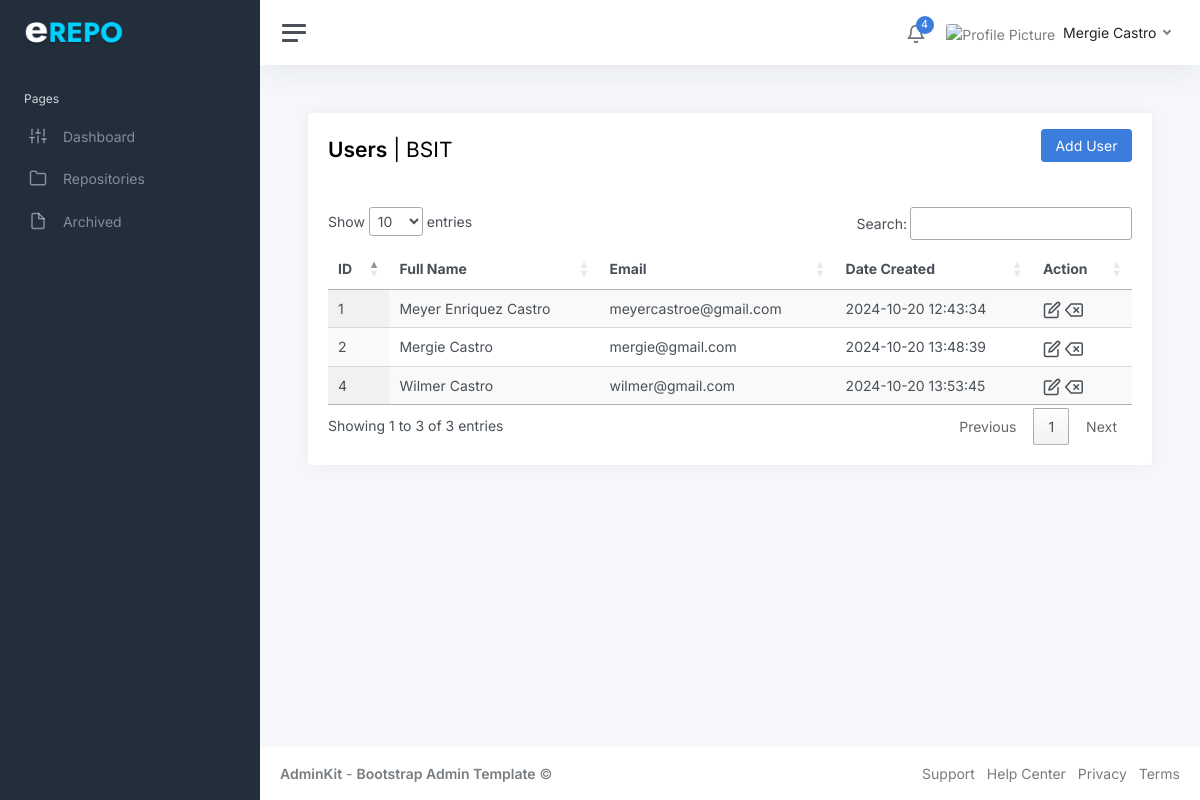
The app's page /frontend/user.php (signed in) with its own data.
### tables this page shows
CREATE TABLE `users` (
  `id` int(11) NOT NULL,
  `full_name` varchar(100) NOT NULL,
  `email` varchar(100) NOT NULL,
  `password` varchar(255) NOT NULL,
  `profile_picture` varchar(255) DEFAULT NULL,
  `accesstype_id` int(11) DEFAULT NULL,
  `office_id` int(11) DEFAULT NULL,
  `dateCreated` timestamp NOT NULL DEFAULT current_timestamp()
);

CREATE TABLE `offices` (
  `office_id` int(11) NOT NULL,
  `officeName` varchar(200) NOT NULL,
  `officeCode` varchar(50) NOT NULL
);

### backend/function.php (called while the page is built, shortened)
<?php
function OfficeName($id){
    global $conn;
    $query = 'SELECT officeCode FROM offices WHERE office_id=?';
    $stmt = $conn->prepare($query);
    $stmt->bind_param('i', $id);
    $stmt->execute();
    $stmt->bind_result($officeName);
    return $officeName;
}
?>

### frontend/user.php (the view, shortened to what this page needs)
<?php include'../backend/session.php';
include '../backend/db.php';
include "../backEnd/function.php";
?>
<!DOCTYPE html>
<html lang="en">
<head>
	<link rel="stylesheet" href="https://stackpath.bootstrapcdn.com/bootstrap/4.5.2/css/bootstrap.min.css">
	<link rel="stylesheet" href="https://cdn.datatables.net/1.13.1/css/jquery.dataTables.min.css">
	<link href="../static/css/app.css" rel="stylesheet">
</head>
<body>
	<div class="wrapper">
    <?php include'nav.php';?>
		<div class="main">
        <?php include'header-nav.php';?>
			<main class="content">
				<div class="container-fluid p-0">
					<div class="row">
						<div class="col-12">
							<div class="card">
								<div class="card-header">
									<div class="row">
										<div class="col-6">
										<h1 class="h3 mt-2"><strong>Users</strong> |
										<?php
										if (isset($_SESSION['id'])) {
										$user_id = $_SESSION['id'];
										$query = "SELECT * FROM users WHERE id = '$user_id'";
										$result = $conn->query($query);
										if ($result->num_rows == 1) {
										$user_data = $result->fetch_assoc();
										$office_id = $user_data['office_id'];
										if ($office_id == 0) {
											echo "All Offices";
										} else{
											echo officeName($user_data['office_id']);
										}
										}
										}
										?>
										</h1>
										</div>
										<div class="col-6">
											<button type="button" class="btn btn-primary float-end"
											data-bs-toggle="modal" data-bs-target="#addUserModal">Add User</button>
									</div>
									</div>
								</div>
								<div class="card-body">
								<div class="table-responsive">
								<table id="usersTable" class="display">
        <thead>
            <tr>
                <th>ID</th>
                <th>Full Name</th>
                <th>Email</th>
                <th>Date Created</th>
                <th>Action</th>
            </tr>
        </thead>
        <tbody>
            <?php
			$sql = "SELECT * FROM users";
			$result = $conn->query($sql);
            if ($result->num_rows > 0) {
                while($row = $result->fetch_assoc()) {
                    echo '<tr>
        <td>' . htmlspecialchars($row['id']) . '</td>
        <td>' . htmlspecialchars($row['full_name']) . '</td>
        <td>' . htmlspecialchars($row['email']) . '</td>
        <td>' . htmlspecialchars($row['dateCreated']) . '</td>
        <td>
            <i class="align-middle" type="button" data-bs-toggle="modal"
               data-bs-target="#editModal"
               onclick="setEditUserData(' . $row['id'] . ', \'' . addslashes($row['full_name']) . '\', \'' . addslashes($row['email']) . '\', ' . $row['office_id'] . ', ' . $row['accesstype_id'] . ')"
               data-feather="edit"></i>
            <i class="align-middle" type="button" data-bs-toggle="modal"
               data-bs-target="#deleteUserModal"
               onclick="setDeleteUserId(' . htmlspecialchars($row['id']) . ')"
               data-feather="delete"></i>
        </td>
      </tr>';
                }
            }
			?>
        </tbody>
    </table>
	</div>
								</div>
							</div>
						</div>
					</div>
				</div>
			</main>
			<footer class="footer">
				<div class="container-fluid">
					<div class="row text-muted">
						<div class="col-6 text-start">
							<p class="mb-0">
								<a class="text-muted" href="https://adminkit.io/" target="_blank"><strong>AdminKit</strong></a> - <a class="text-muted" href="https://adminkit.io/" target="_blank"><strong>Bootstrap Admin Template</strong></a>								&copy;
							</p>
						</div>
						<div class="col-6 text-end">
							<ul class="list-inline">
								<li class="list-inline-item">
									<a class="text-muted" href="https://adminkit.io/" target="_blank">Support</a>
								</li>
								<li class="list-inline-item">
									<a class="text-muted" href="https://adminkit.io/" target="_blank">Help Center</a>
								</li>
								<li class="list-inline-item">
									<a class="text-muted" href="https://adminkit.io/" target="_blank">Privacy</a>
								</li>
								<li class="list-inline-item">
									<a class="text-muted" href="https://adminkit.io/" target="_blank">Terms</a>
								</li>
							</ul>
						</div>
					</div>
				</div>
			</footer>
		</div>
	</div>
</body>
</html>

### frontend/header-nav.php (shortened to what this page needs)
<?php
$stmt = $conn->prepare("SELECT * FROM users WHERE id = ?");
$stmt->bind_param("i", $_SESSION['id']);
$stmt->execute();
$result = $stmt->get_result();
$user = $result->fetch_assoc();
?>
<nav class="navbar navbar-expand navbar-light navbar-bg">
				<a class="sidebar-toggle js-sidebar-toggle">
          <i class="hamburger align-self-center"></i>
        </a>
				<div class="navbar-collapse collapse">
					<ul class="navbar-nav navbar-align">
						<li class="nav-item dropdown">
							<a class="nav-icon dropdown-toggle" href="#" id="alertsDropdown" data-bs-toggle="dropdown">
								<div class="position-relative">
									<i class="align-middle" data-feather="bell"></i>
									<span class="indicator">4</span>
								</div>
							</a>
						</li>
						<li class="nav-item dropdown">
                <a class="nav-link dropdown-toggle d-none d-sm-inline-block" href="#" data-bs-toggle="dropdown">
				<img src="../backend/<?php echo $user['profile_picture']; ?>"
     			class="avatar img-fluid rounded me-1"
    			alt="Profile Picture"
     			onerror="this.onerror=null; this.src='../backend/default.jpg';" />
                    <span class="text-dark"><?php echo htmlspecialchars($user['full_name']); ?></span>
                </a>
            </li>
        </ul>
    </div>
</nav>

### records on screen
users: full_name "Mergie Castro", office.officeCode "BSIT", id "2", email "mergie@gmail.com", dateCreated "2024-10-20 13:48:39"
users: id "1", full_name "Meyer Enriquez Castro", email "meyercastroe@gmail.com", dateCreated "2024-10-20 12:43:34"
users: id "4", full_name "Wilmer Castro", email "wilmer@gmail.com", dateCreated "2024-10-20 13:53:45"
